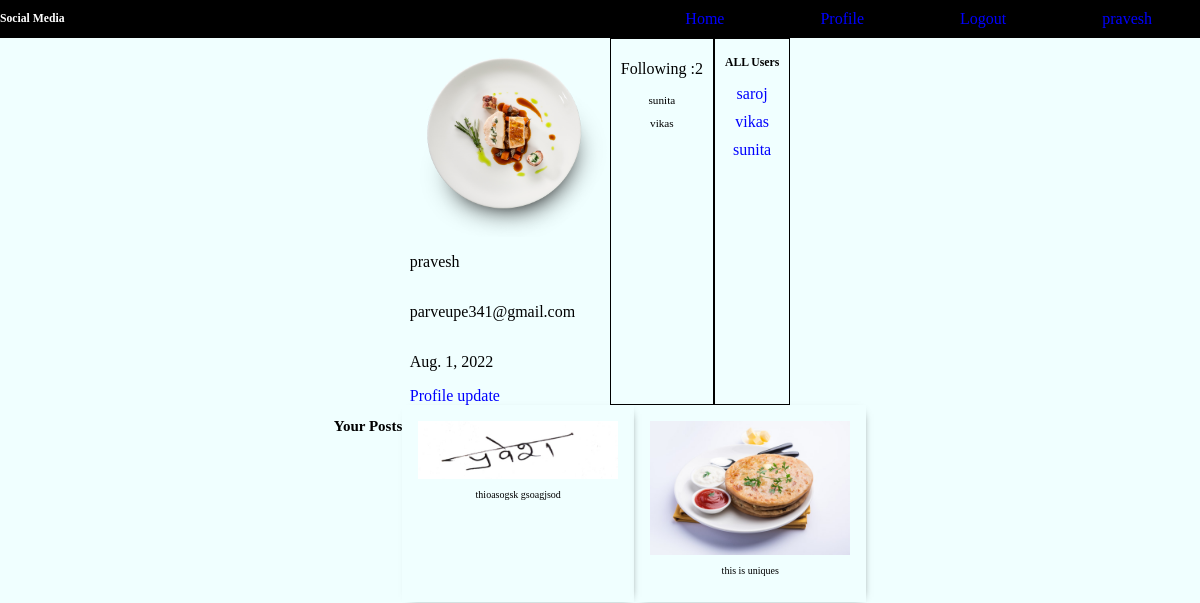
/profile/ (signed in), run on the app's committed database.
### app/models.py (models this page shows, shortened)
class Profile(models.Model):
    id=models.UUIDField(default=uuid.uuid4,unique=True,primary_key=True,editable=False)
    user = models.OneToOneField(User,on_delete=models.CASCADE)
    firstname = models.CharField(max_length=255,blank=True,null=True)
    dob = models.DateField(blank=True,null=True)
    email = models.EmailField(blank=True,null=True)
    profile_img =  models.ImageField(upload_to='images/',default='profiles/user-default.png')
    @property
    def imageURL(self):
        try:
            url = self.profile_img.url
        except:
            url=''
        return url

class Follow(models.Model):
    followed_by = models.ForeignKey(Profile, on_delete=models.CASCADE,  related_name='followedby')
    followed_to = models.ForeignKey(Profile, on_delete=models.CASCADE,  related_name='followedto',blank=True,null=True)
    class Meta:
        unique_together = (('followed_by', 'followed_to'), )

class Post(models.Model):
    id=models.UUIDField(default=uuid.uuid4,unique=True,primary_key=True,editable=False)
    profile = models.ForeignKey(Profile,on_delete=models.CASCADE)
    post_img = models.ImageField(blank=True,null=True,upload_to="posts/")
    caption = models.TextField(blank=True,null=True)
    created_at = models.DateTimeField(auto_now_add=True)
    likes = models.ManyToManyField(Profile,related_name="post_like",blank=True)
    @property
    def imageURL(self):
        try:
            url = self.post_img.url
        except:
            url=""
        return url

### app/views.py (the view)
# urls.py: path('profile/',profileUser,name='profile'),
def profileUser(request):
    user= request.user
    profiles = Profile.objects.exclude(firstname=user)
    folower_to,followcount = followuser(request)
    context = {'profile':user.profile,'other_profiles':profiles,'followcount':followcount,'followto':folower_to}
    return render(request,"profile.html",context)

### app/utils.py (called while the page is built)
def followuser(request):
    profile = Follow.objects.filter(followed_by=request.user.profile)
    profilecount = profile.count()
    return profile,profilecount

### templates/profile.html
{% extends 'index.html' %} {% block postcontent %} {% if request.user.is_authenticated %}
<section class="section-1">
  <div class="container">
    <div class="row">
      <div class="profile">
        <img src="{{ profile.imageURL }}" alt="profileimg" />
        <div class="name"><p>{{ profile.firstname}}</p></div>
        <div class="email"><p>{{profile.email}}</p></div>
        <div class="dob"><p>{{profile.dob}}</p></div>
        <div><a class="nav_link" href="{% url 'profileupdate' profile.pk %}">Profile update</a></div>
      </div>
      <div class="all_users">
        <div class="counts">
          <p>Following :{{followcount}}</p>
        </div>
        {% for followto in followto %}
        <div class="follower"><p>{{ followto.followed_to.firstname}}</p></div>
        {% endfor %}
      </div>
      <div class="all_users">
        <h3>ALL Users</h3>
        {% for profile in other_profiles %}
        <div class="user">
          <a href="{% url 'get_profile' profile.firstname %}">{{profile.firstname}}</a>
        </div>
        {% endfor %}
      </div>
    </div>
  </div>
</section>
<section>
  <div class="container">
    <h2>Your Posts</h2>
    <div class="userposts">
      {% for mypost in profile.post_set.all %}
      <div class="contentbox">
        <img src="{{mypost.imageURL}}" alt="" />
        <div class="caption"><p>{{mypost.caption}}</p></div>
      </div>
      {% endfor %}
    </div>
  </div>
</section>
{% endif %} {% endblock postcontent %}

### templates/index.html
{% extends "header.html" %} {% block main %}
<section>
  <div class="nav">
    <div class="logo"><h3>Social Media</h3></div>
    <div class="navbar">
      <ul>
        <li><a class="nav_link" href="{% url 'home' %}">Home</a></li>
        {% if request.user.is_authenticated %}
        <li><a class="nav_link" href="{% url 'profile' %}">Profile</a></li>
        <li><a class="nav_link" href="{% url 'logout' %}">Logout</a></li>
        <li><a class="nav_link" href="#">{{ request.user.username}}</a></li>
        {% endif %}
      </ul>
    </div>
  </div>
</section>
{% block postcontent %} {% endblock postcontent %} {% endblock main %}

### templates/header.html (shortened to what this page needs)
{% load static %}
<!DOCTYPE html>
<html lang="en">
  <head>
    <link href="{% static 'main.css' %}" rel="stylesheet" />
  </head>
  <body>
    {% block main %} {% endblock main %}
  </body>
</html>

### static/main.css (style rules this page uses)
body { font-size: 10px; margin: 0; background-color: azure; }
h2 { text-align: center; }
.nav { background-color: black; color: white; display: flex; justify-content: space-between; }
.navbar ul { display: flex; justify-content: flex-end; flex: 1 1 200px; list-style: none; }
.navbar ul li { margin: 0 3rem; display: flex; }
.nav_link { font-size: 1rem; text-decoration: none; color: blue; }
.container { display: flex; justify-content: center; }
.name { font-size: 1rem; }
.email { font-size: 1rem; }
.dob { font-size: 1rem; }
.all_users { padding: 5px 10px; display: flex; align-items: center; border: 1px solid black; flex-direction: column; }
.user { padding: 5px; display: flex; }
.user a { font-size: 1rem; text-decoration: none; color: blue; }
.profile { display: flex; flex-direction: column; }
.profile img { width: 200px; }
.counts { font-size: 1rem; }
.follower p { font-size: 0.7rem; margin-top: 0rem; }
.row { display: flex; justify-content: space-between; }
.userposts { display: flex; justify-content: space-evenly; }
.contentbox { display: flex; flex-direction: column; align-items: center; padding: 1rem; box-shadow: 2px 2px 9px -7px black; }
.contentbox img { width: 200px; }

### data on the page
Profile: imageURL (picture), firstname "pravesh", email "parveupe341@gmail.com", dob "Aug. 1, 2022"
Follow: followed_to.firstname "sunita"
Follow: followed_to.firstname "vikas"
Profile: firstname "saroj"
Profile: firstname "vikas"
Profile: firstname "sunita"
Post: imageURL (picture), caption "thioasogsk gsoagjsod"
Post: imageURL (picture), caption "this is uniques"

### other printed values
{{ request.user.username }} "pravesh"
{{ followcount }} "2"
